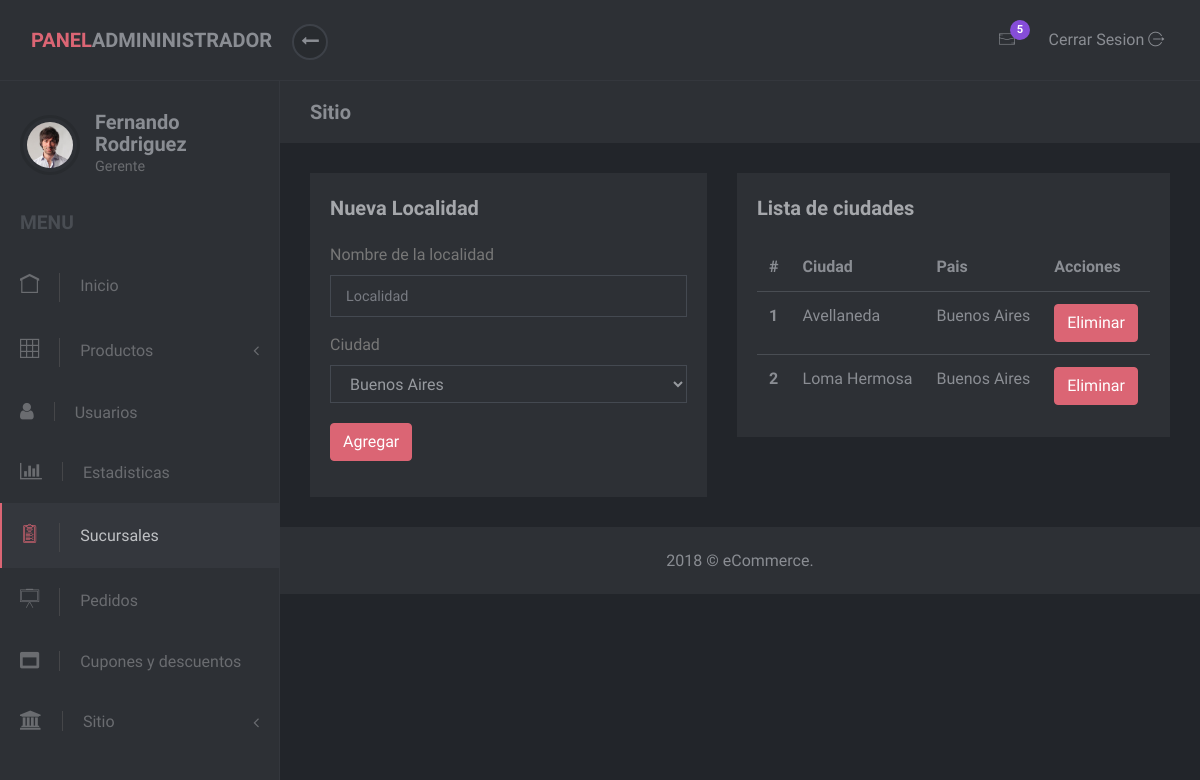
The page /admin/locations.php on the database as committed earlier.
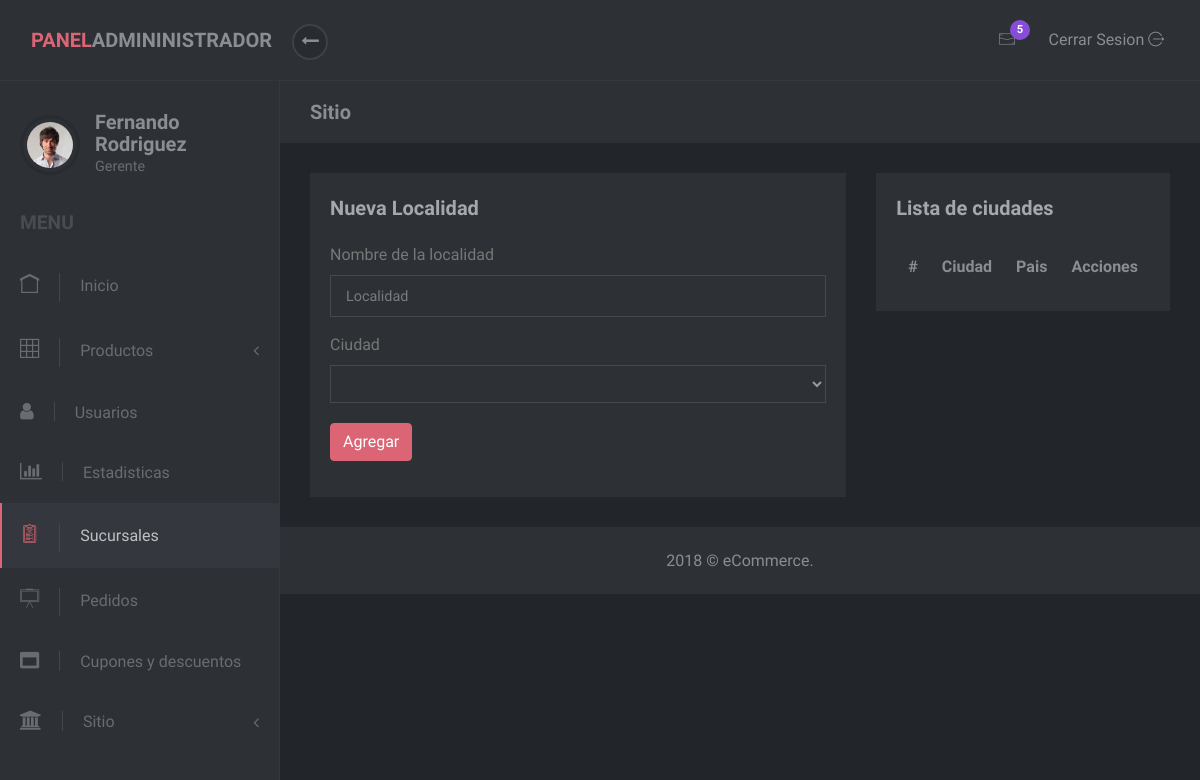
The same page on the database as committed later.
### tables this page shows
CREATE TABLE IF NOT EXISTS `location` (
  `idLocation` int(11) NOT NULL,
  `idCity` int(11) NOT NULL,
  `name` varchar(255) NOT NULL
);

CREATE TABLE IF NOT EXISTS `city` (
  `idCity` int(11) NOT NULL,
  `idCountry` int(11) NOT NULL,
  `name` varchar(255) NOT NULL
);

### php/city.php (called while the page is built, shortened)
<?php
class City
{
    function findCityById($id)
    {
        $db = Database::getInstance();
        $mysqli = $db->getConnection();
        $sqlProcedure = "SELECT * FROM city WHERE idCity='$id' LIMIT 1";
        if($result = $mysqli->query($sqlProcedure))
        {
            if(mysqli_num_rows($result) > 0)
            {
                $row = $result->fetch_array(MYSQLI_ASSOC);
                $this->name = $row["name"];
            }
        }else{
            new LogFiles(__FUNCTION__,"No puede devolver la ciudad");
            header(ERROR_404);
        }
    }
    function getListOfCities()
    {
        $db = Database::getInstance();
        $mysqli = $db->getConnection();
        $sqlProcedure = "SELECT * FROM city";
        if($result = $mysqli->query($sqlProcedure))
        {
                $listaCities = array();
                while ($row = $result->fetch_assoc())
                {
                    $listaCities[] = $row;
                }
                return $listaCities;
        }else{
            new LogFiles(__FUNCTION__,"No puede devolver todos las ciudades");
            header(ERROR_404);
        }
        return null;
    }
}
?>

### admin/requestsAdmin.php (called while the page is built, shortened)
<?php
include_once(dirname(__FILE__) . "/.." . "/php/city.php");
include_once(dirname(__FILE__) . "/.." . "/php/location.php");
function cityListar()
{
    $city = new City();
    return $city->getListOfCities();
}
function locationListar()
{
    $location = new Location();
    return $location->getListOfLocations();
}
?>

### php/location.php (called while the page is built, shortened)
<?php
class Location
{
    function getListOfLocations()
    {
        $db = Database::getInstance();
        $mysqli = $db->getConnection();
        $sqlProcedure = "SELECT * FROM location";
        if($result = $mysqli->query($sqlProcedure))
        {
                $listaLocations = array();
                while ($row = $result->fetch_assoc())
                {
                    $listaLocations[] = $row;
                }
                return $listaLocations;
        }else{
            new LogFiles(__FUNCTION__,"No puede devolver todos las localidades");
            header(ERROR_404);
        }
        return null;
    }
}
?>

### admin/locations.php (the view, shortened to what the changed rows need)
<?php
   include(dirname(__FILE__) . "/requestsAdmin.php");
?>
<!DOCTYPE html>
<html>
   <head>
      <link rel="stylesheet" href="vendor/bootstrap/css/bootstrap.min.css">
      <link rel="stylesheet" href="vendor/font-awesome/css/font-awesome.min.css">
      <link rel="stylesheet" href="css/font.css">
      <link rel="stylesheet" href="css/style.pink.css" id="theme-stylesheet">
      <link rel="stylesheet" href="css/custom.css">
   </head>
   <body>
      <div class="d-flex align-items-stretch">
         <nav id="sidebar">
            <div class="sidebar-header d-flex align-items-center">
               <div class="title">
                  <h1 class="h5">Fernando Rodriguez</h1>
               </div>
            </div>
         </nav>
         <div class="page-content">
            <div class="page-header">
               <div class="container-fluid">
                  <h2 class="h5 no-margin-bottom">Sitio</h2>
               </div>
            </div>
            <section class="no-padding-top no-padding-bottom">
               <div class="container-fluid">
                  <div class="row">
                     <div class="col">
                        <div class="block">
                           <div class="block-body">
                              <div class="form-group">
                              <label class="form-control-label">Ciudad</label>
                                 <select class="form-control" id="codigoCity">
                                <?php
                                    $ciudades = cityListar();
                                    foreach ($ciudades as $ciudad)
                                    {
                                ?>
                                 <option value="<?php echo $ciudad["idCity"];?>"><?php echo $ciudad["name"]; ?></option>
                                    <?php } ?>
                                 </select>
                              </div>
                           </div>
                        </div>
                     </div>
                     <div id="table-locations">
                        <div class="col">
                           <div class="block margin-bottom-sm">
                              <table class="table">
                                 <thead>
                                    <tr>
                                       <th>#</th>
                                       <th>Ciudad</th>
                                       <th>Pais</th>
                                       <th>Acciones</th>
                                 </thead>
                                 <tbody>
                                    <?php
                                       $localidades = locationListar();
                                       $count = 1;
                                       foreach ($localidades as $localidad)
                                       {
                                    ?>
                                    <tr>
                                       <th scope="row"><?php echo $count; ?></th>
                                       <td>
                                       <div contentEditable='true' class='edit-location' id='name_<?php echo $localidad["idLocation"]; ?>'><?php echo $localidad["name"]; ?></div>
                                       </td>
                                       <td>
                                          <?php
                                          $ciudad = new City();
                                          $ciudad->findCityById($localidad["idCity"]);
                                          echo $ciudad->name;
                                          ?>
                                       </td>
                                       <td><input type="submit" value="Eliminar" onclick="eliminarLocation(<?php echo $localidad["idLocation"]; ?>)" class="btn btn-primary"></td>
                                    </tr>
                                    <?php
                                       $count++;
                                       }
                                    ?>
                                 </tbody>
                              </table>
                           </div>
                        </div>
                     </div>
                  </div>
               </div>
            </section>
         </div>
      </div>
   </body>
</html>

Rows that differ between the two databases and show on the page:
removed location: name "Avellaneda", idCity.name "Buenos Aires"
removed location: name "Loma Hermosa", idCity.name "Buenos Aires"
Other text that changed with them:
form field value: "Buenos Aires" → (not shown)
